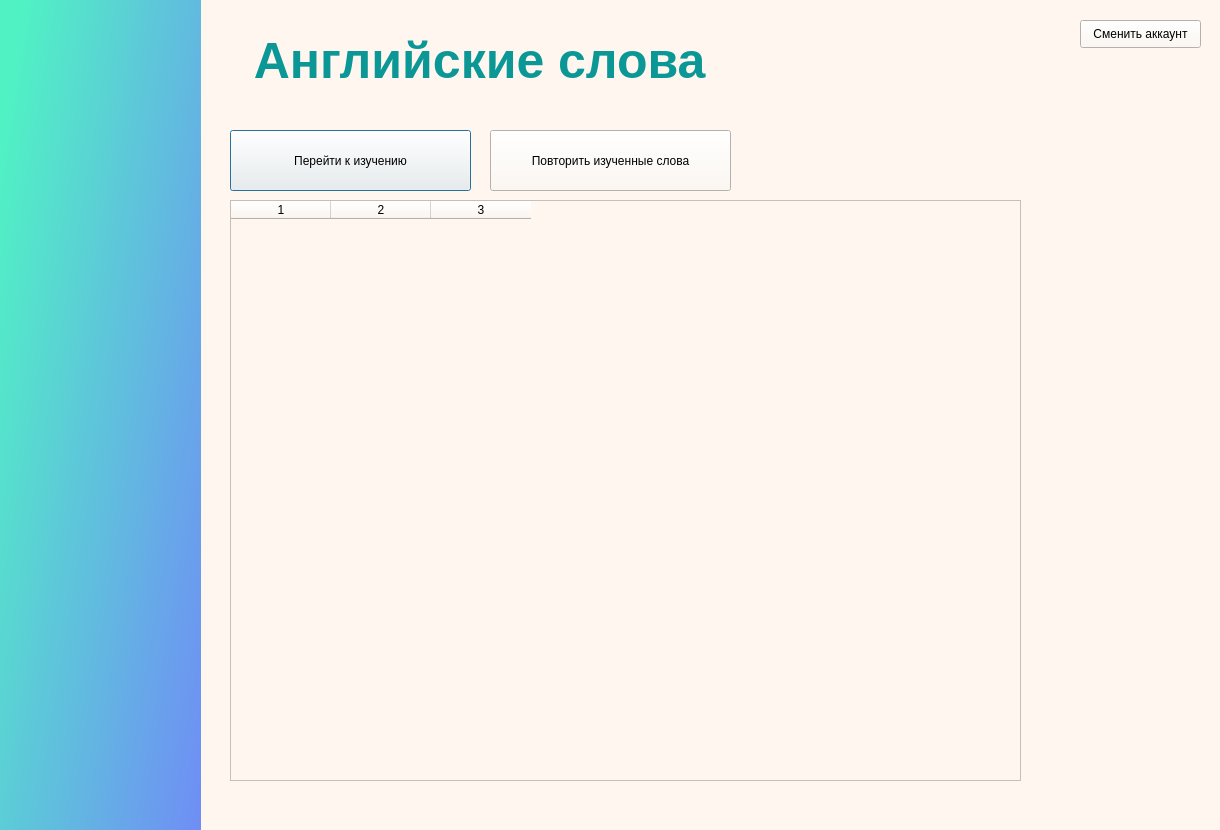
<?xml version="1.0" encoding="UTF-8"?>
<ui version="4.0">
 <class>Dialog</class>
 <widget class="QDialog" name="Dialog">
  <property name="geometry">
   <rect>
    <x>0</x>
    <y>0</y>
    <width>1220</width>
    <height>830</height>
   </rect>
  </property>
  <property name="windowTitle">
   <string>Dialog</string>
  </property>
  <property name="styleSheet">
   <string notr="true">

background-color: rgb(255, 247, 239);</string>
  </property>
  <widget class="QWidget" name="widget" native="true">
   <property name="geometry">
    <rect>
     <x>0</x>
     <y>0</y>
     <width>201</width>
     <height>1191</height>
    </rect>
   </property>
   <property name="styleSheet">
    <string notr="true">background-color: qlineargradient(spread:pad, x1:0.0547264, y1:0.063, x2:1, y2:1, stop:0 rgba(80, 242, 196, 255), stop:1 rgba(117, 122, 255, 255));</string>
   </property>
  </widget>
  <widget class="QLabel" name="label">
   <property name="geometry">
    <rect>
     <x>240</x>
     <y>0</y>
     <width>501</width>
     <height>121</height>
    </rect>
   </property>
   <property name="styleSheet">
    <string notr="true">font-size: 50px;
font: bold;
color: rgb(122, 222, 222);
color: rgb(12, 151, 151);</string>
   </property>
   <property name="text">
    <string> Английские слова</string>
   </property>
  </widget>
  <widget class="QTableWidget" name="tableWidget">
   <property name="geometry">
    <rect>
     <x>230</x>
     <y>200</y>
     <width>791</width>
     <height>581</height>
    </rect>
   </property>
   <property name="font">
    <font>
     <pointsize>10</pointsize>
    </font>
   </property>
   <property name="editTriggers">
    <set>QAbstractItemView::NoEditTriggers</set>
   </property>
   <property name="selectionMode">
    <enum>QAbstractItemView::NoSelection</enum>
   </property>
   <property name="columnCount">
    <number>3</number>
   </property>
   <column/>
   <column/>
   <column/>
  </widget>
  <widget class="QPushButton" name="gotolearn">
   <property name="geometry">
    <rect>
     <x>230</x>
     <y>130</y>
     <width>241</width>
     <height>61</height>
    </rect>
   </property>
   <property name="text">
    <string>Перейти к изучению</string>
   </property>
  </widget>
  <widget class="QPushButton" name="changeprofile">
   <property name="geometry">
    <rect>
     <x>1080</x>
     <y>20</y>
     <width>121</width>
     <height>28</height>
    </rect>
   </property>
   <property name="text">
    <string>Сменить аккаунт</string>
   </property>
  </widget>
  <widget class="QPushButton" name="gotorem">
   <property name="geometry">
    <rect>
     <x>490</x>
     <y>130</y>
     <width>241</width>
     <height>61</height>
    </rect>
   </property>
   <property name="text">
    <string>Повторить изученные слова</string>
   </property>
  </widget>
 </widget>
 <resources/>
 <connections/>
</ui>
